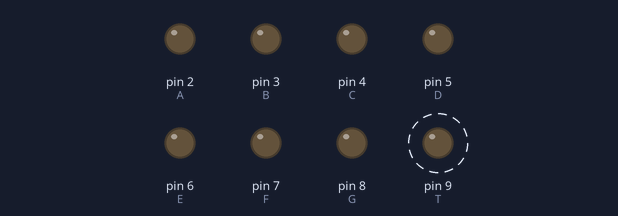
The sketch below on a simulated Arduino Uno, built with avr-gcc and run on an emulated ATmega328P. Parts: output pins drawn as LEDs (lit = HIGH). Dashed ring = blinking.

Above: at 0.5 s.
Timing chart, 0 to 4.6 s (numbered marks = the images above):
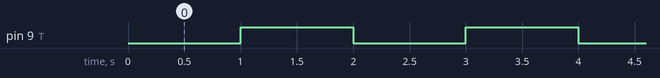

The sketch:

Transistor_7segmant.ino
```cpp
const int T = 9;
const int A = 2;
const int B = 3;
const int C = 4;
const int D = 5;
const int E = 6;
const int F = 7;
const int G = 8;


void setup()
{
   pinMode(T, OUTPUT);
   pinMode(A, OUTPUT);
   pinMode(B, OUTPUT);
   pinMode(C, OUTPUT);
   pinMode(D, OUTPUT);
   pinMode(E, OUTPUT);
   pinMode(F, OUTPUT);
   pinMode(G, OUTPUT);

   digitalWrite(A, LOW);
   digitalWrite(B, LOW);
   digitalWrite(C, LOW);
   digitalWrite(D, LOW);
   digitalWrite(E, LOW);
   digitalWrite(F, LOW);
   digitalWrite(G, LOW);


}

void loop()
{
  digitalWrite(T, LOW);
  delay(1000);
  digitalWrite(T, HIGH);
  delay(1000);
}
```

Measured:
- by itself, pin 9 (T): alternates HIGH for 1.0 s and LOW for 1.0 s
